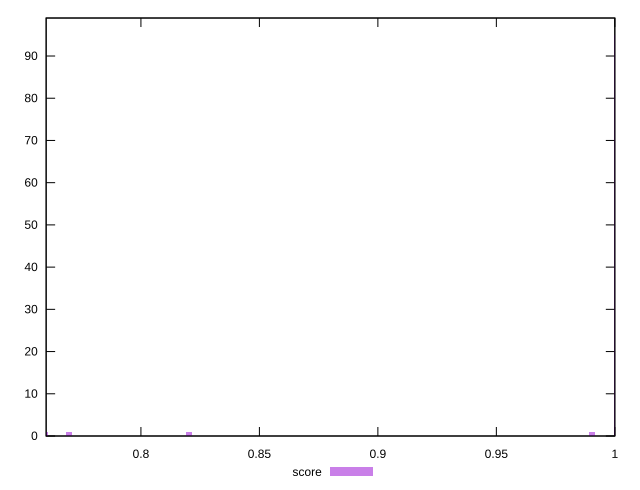

Recreate this plot in gnuplot.
reset

$score <<EOF
0.8203839384732937 1
0.769586171385164 1
0.7594266179675382 1
1.000716011636154 95
0.990556458218528 1
EOF

set key outside below
set boxwidth 0.002539888354406482
set xrange [0.76:1]
set yrange [0:99]
set trange [0:99]
set style fill transparent solid 0.5 noborder
set terminal svg size 640, 490 enhanced background rgb 'white'
set output "report/report_00029_2021-02-24T13-36-40.390Z/bootup-time/samples/card/score/histogram.svg"

plot $score title "score" with boxes

reset
